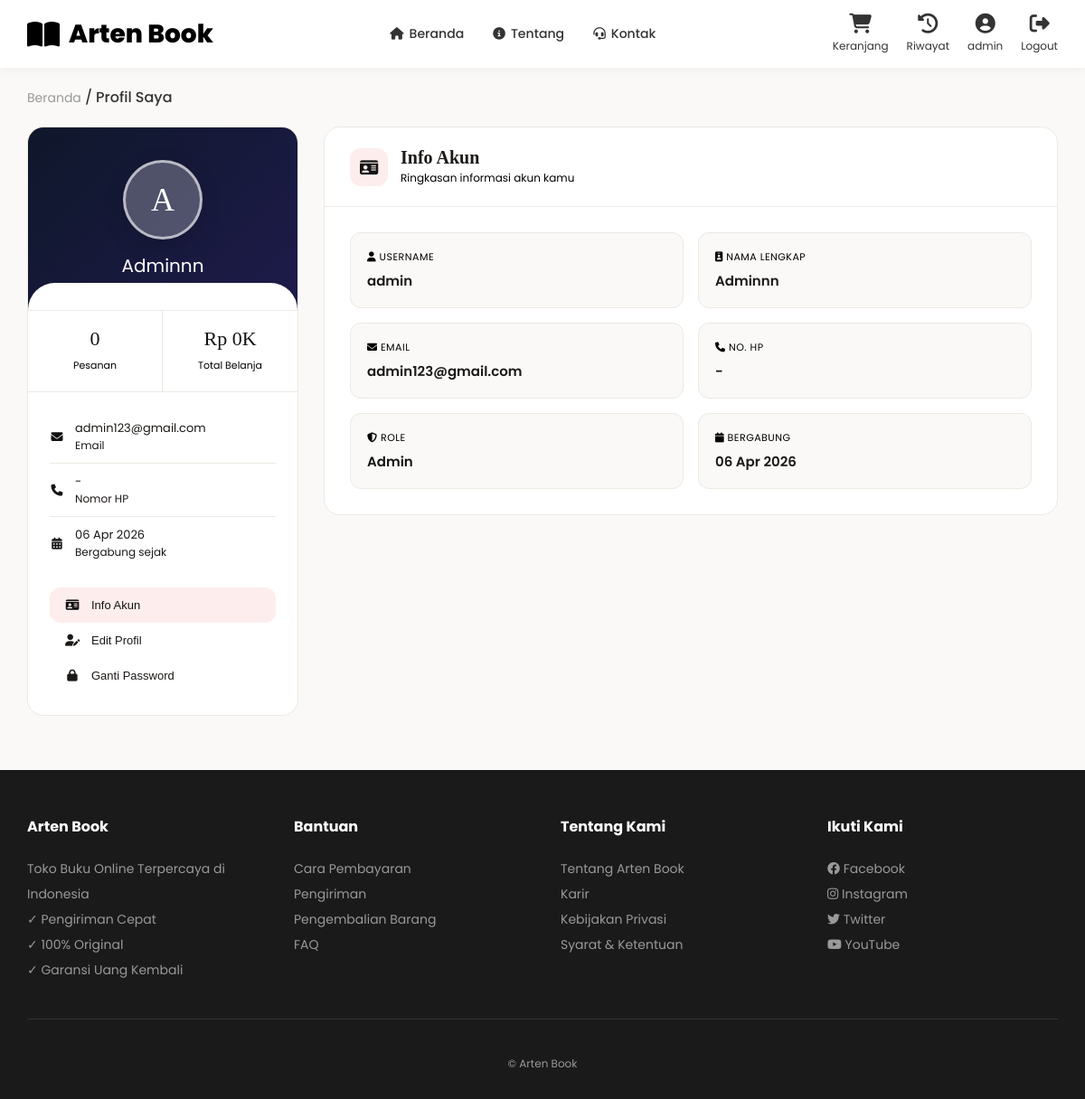
The page /user/profile.php (signed in) on the database its author committed.
### tables this page shows
CREATE TABLE `users` (
  `id` int(11) NOT NULL,
  `username` varchar(50) NOT NULL,
  `password` varchar(255) NOT NULL,
  `email` varchar(100) NOT NULL,
  `fullname` varchar(100) NOT NULL,
  `phone` varchar(15) DEFAULT NULL,
  `role` enum('admin','user') DEFAULT 'user',
  `created_at` timestamp NOT NULL DEFAULT current_timestamp()
);

### user/profile.php (the view, shortened to what this page needs)
<?php
include '../config.php';
$user_id = $_SESSION['user_id'];
$q    = mysqli_query($conn, "SELECT * FROM users WHERE id='$user_id'");
$user = mysqli_fetch_assoc($q);
$q_orders  = mysqli_query($conn, "SELECT COUNT(*) as total FROM orders WHERE user_id='$user_id'");
$r_orders  = mysqli_fetch_assoc($q_orders);
$total_orders = $r_orders['total'] ?? 0;
$q_spend  = mysqli_query($conn, "SELECT SUM(total_amount) as total FROM orders WHERE user_id='$user_id' AND status='delivered'");
$r_spend  = mysqli_fetch_assoc($q_spend);
$total_spend = $r_spend['total'] ?? 0;
?>
<!DOCTYPE html>
<html lang="id">
<head>
    <link rel="stylesheet" href="https://cdnjs.cloudflare.com/ajax/libs/font-awesome/6.4.0/css/all.min.css">
    <link rel="stylesheet" href="../assets/css/user/profile.css">
</head>
<body>
    <?php include '../include/navbar.php'; ?>
<div class="breadcrumb">
    <a href="../index.php">Beranda</a> / <span>Profil Saya</span>
</div>
<div class="profile-layout">
    <aside class="profile-sidebar">
        <div class="profile-hero">
            <div class="avatar-wrap">
                <div class="avatar"><?= strtoupper(substr($user['fullname'] ?: $user['username'], 0, 1)) ?></div>
            </div>
            <div class="profile-name"><?= htmlspecialchars($user['fullname'] ?: $user['username']) ?></div>
        </div>
        <div class="profile-stats">
            <div class="stat-item">
                <span class="stat-num"><?= $total_orders ?></span>
                <span class="stat-lbl">Pesanan</span>
            </div>
            <div class="stat-item">
                <span class="stat-num">Rp <?= number_format($total_spend/1000,0) ?>K</span>
                <span class="stat-lbl">Total Belanja</span>
            </div>
        </div>
        <div class="profile-meta">
            <div class="meta-item">
                <i class="fas fa-envelope"></i>
                <div>
                    <div style="font-size:13px;"><?= htmlspecialchars($user['email']) ?></div>
                    <div class="meta-val">Email</div>
                </div>
            </div>
            <div class="meta-item">
                <i class="fas fa-phone"></i>
                <div>
                    <div style="font-size:13px;"><?= $user['phone'] ? htmlspecialchars($user['phone']) : '-' ?></div>
                    <div class="meta-val">Nomor HP</div>
                </div>
            </div>
            <div class="meta-item">
                <i class="fas fa-calendar-alt"></i>
                <div>
                    <div style="font-size:13px;"><?= date('d M Y', strtotime($user['created_at'])) ?></div>
                    <div class="meta-val">Bergabung sejak</div>
                </div>
            </div>
        </div>
        <div class="sidebar-links">
            <button class="sidebar-link active" onclick="showTab('info', this)">
                <i class="fas fa-id-card"></i> Info Akun
            </button>
            <button class="sidebar-link" onclick="showTab('edit', this)">
                <i class="fas fa-user-edit"></i> Edit Profil
            </button>
            <button class="sidebar-link" onclick="showTab('password', this)">
                <i class="fas fa-lock"></i> Ganti Password
            </button>
        </div>
    </aside>
    <div class="profile-main">
        <div class="panel-card active" id="tab-info">
            <div class="panel-header">
                <div class="panel-header-icon"><i class="fas fa-id-card"></i></div>
                <div>
                    <h2>Info Akun</h2>
                    <p>Ringkasan informasi akun kamu</p>
                </div>
            </div>
            <div class="panel-body">
                <div class="info-grid">
                    <div class="info-box">
                        <div class="info-box-label"><i class="fas fa-user"></i> Username</div>
                        <div class="info-box-val"><?= htmlspecialchars($user['username']) ?></div>
                    </div>
                    <div class="info-box">
                        <div class="info-box-label"><i class="fas fa-id-badge"></i> Nama Lengkap</div>
                        <div class="info-box-val"><?= htmlspecialchars($user['fullname'] ?: '-') ?></div>
                    </div>
                    <div class="info-box">
                        <div class="info-box-label"><i class="fas fa-envelope"></i> Email</div>
                        <div class="info-box-val"><?= htmlspecialchars($user['email']) ?></div>
                    </div>
                    <div class="info-box">
                        <div class="info-box-label"><i class="fas fa-phone"></i> No. HP</div>
                        <div class="info-box-val"><?= htmlspecialchars($user['phone'] ?: '-') ?></div>
                    </div>
                    <div class="info-box">
                        <div class="info-box-label"><i class="fas fa-shield-alt"></i> Role</div>
                        <div class="info-box-val" style="color:var(--red);"><?= ucfirst($user['role']) ?></div>
                    </div>
                    <div class="info-box">
                        <div class="info-box-label"><i class="fas fa-calendar"></i> Bergabung</div>
                        <div class="info-box-val"><?= date('d M Y', strtotime($user['created_at'])) ?></div>
                    </div>
                </div>
            </div>
        </div>
    </div>
</div>
    <?php include '../include/footer.php'; ?>
</body>
</html>

### assets/css/user/profile.css (style rules this page uses)
:root { --red: #131313; --red-dark: #b91c1c; --red-soft: rgba(227, 30, 36, 0.08); --bg: #faf9f7; --card: #ffffff; --border: #ede9e3; --text: #1c1917; --muted: #000000; --radius: 18px; }
* { margin: 0; padding: 0; box-sizing: border-box; }
body { font-family: "Poppins", sans-serif; background: var(--bg); color: var(--text); min-height: 100vh; }
.breadcrumb { max-width: 1300px; margin: 20px auto; padding: 0 30px; }
.breadcrumb a { color: #999; text-decoration: none; font-size: 14px; }
.breadcrumb span { color: #333; font-weight: 500; }
.profile-layout { max-width: 1200px; margin: 0 auto 60px; padding: 0 30px; display: grid; grid-template-columns: 300px 1fr; gap: 28px; align-items: start; }
.profile-sidebar { background: var(--card); border: 1px solid var(--border); border-radius: var(--radius); overflow: hidden; }
.profile-hero { background: linear-gradient(135deg, #0f172a 0%, #1e1b4b 100%); padding: 36px 24px 24px; text-align: center; position: relative; }
.profile-hero::after { content: ""; position: absolute; bottom: 0; left: 0; right: 0; height: 30px; background: var(--card); border-radius: 30px 30px 0 0; }
.avatar-wrap { position: relative; display: inline-block; margin-bottom: 14px; }
.avatar { width: 88px; height: 88px; border-radius: 50%; background: rgba(255, 255, 255, 0.25); border: 3px solid rgba(255, 255, 255, 0.6); display: flex; align-items: center; justify-content: center; font-family: "DM Serif Display", serif; font-size: 36px; color: #fff; margin: 0 auto; box-shadow: 0 8px 24px rgba(0, 0, 0, 0.15); }
.profile-name { font-family: "Poppins", sans-serif; font-size: 20px; color: #fff; margin-bottom: 10px; position: relative; z-index: 1; }
.profile-stats { display: grid; grid-template-columns: 1fr 1fr; border-top: 1px solid var(--border); }
.stat-item { padding: 18px 16px; text-align: center; }
.stat-item:first-child { border-right: 1px solid var(--border); }
.stat-num { font-family: "DM Serif Display", serif; font-size: 22px; color: var(--red); display: block; margin-bottom: 2px; }
.stat-lbl { font-size: 11px; color: var(--muted); }
.profile-meta { padding: 20px 24px; border-top: 1px solid var(--border); }
.meta-item { display: flex; align-items: center; gap: 12px; padding: 10px 0; border-bottom: 1px solid var(--border); font-size: 13px; }
.meta-item:last-child { border-bottom: none; }
.meta-item i { color: var(--red); width: 16px; text-align: center; }
.meta-val { font-size: 12px; }
.sidebar-links { padding: 0 24px 24px; }
.sidebar-link { display: flex; align-items: center; gap: 12px; padding: 12px 16px; border-radius: 12px; text-decoration: none; color: var(--text); font-size: 13px; font-weight: 500; transition: 0.2s; cursor: pointer; border: none; background: none; width: 100%; }
.sidebar-link.active { background: var(--red-soft); color: var(--red); }
.sidebar-link i { width: 18px; text-align: center; }
.profile-main { display: flex; flex-direction: column; gap: 24px; }
.panel-card { background: var(--card); border: 1px solid var(--border); border-radius: var(--radius); overflow: hidden; display: none; }
.panel-card.active { display: block; }
.panel-header { padding: 22px 28px; border-bottom: 1px solid var(--border); display: flex; align-items: center; gap: 14px; }
.panel-header-icon { width: 42px; height: 42px; border-radius: 12px; background: var(--red-soft); display: flex; align-items: center; justify-content: center; color: var(--red); font-size: 18px; }
.panel-header h2 { font-family: "DM Serif Display", serif; font-size: 20px; margin-bottom: 2px; }
.panel-header p { font-size: 12px; color: var(--muted); }
.panel-body { padding: 28px; }
.info-grid { display: grid; grid-template-columns: 1fr 1fr; gap: 16px; }
.info-box { background: var(--bg); border: 1px solid var(--border); border-radius: 12px; padding: 18px; }
.info-box-label { font-size: 11px; color: var(--muted); text-transform: uppercase; letter-spacing: 0.5px; margin-bottom: 6px; }
.info-box-val { font-size: 15px; font-weight: 600; }

### rows shown on the page
users: fullname "A", fullname "Adminnn", email "admin123@gmail.com", created_at "06 Apr 2026", username "admin", phone "-", role "Admin"

### other values the page prints
$_SESSION['username'] "admin"
$total_orders "0"
$total_spend/1000 "0"
